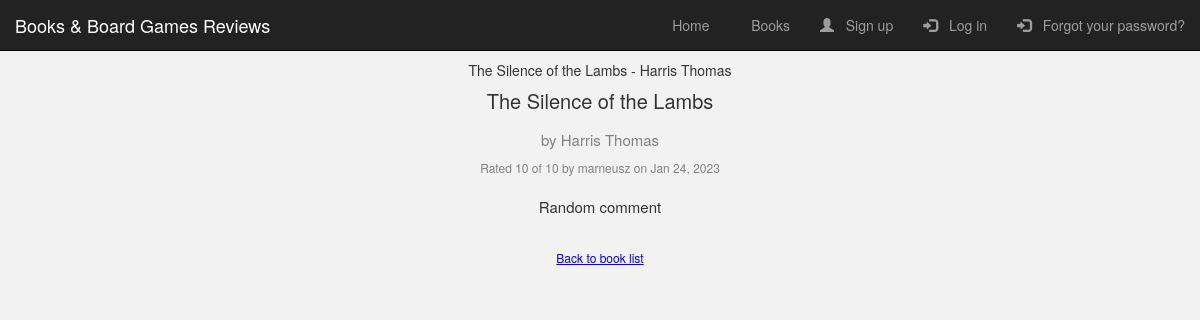
Screenshot of /books/reviews/6/ with the database file from the repository.
### books/models.py (models this page shows, shortened)
class Review(models.Model):
    RATING_CHOICES = ((i, str(i)) for i in range(10, 0, -1))
    book = models.ForeignKey(Book, on_delete=models.CASCADE)
    user = models.ForeignKey(
        settings.AUTH_USER_MODEL, default=1, on_delete=models.CASCADE
    )
    pub_date = models.DateTimeField(auto_now_add=True, verbose_name="Publication Date")
    comment = models.TextField(max_length=1024)
    rating = models.IntegerField(choices=RATING_CHOICES, default=1)
    class Meta:
        verbose_name = "Book Review"
        verbose_name_plural = "Book Reviews"
        ordering = ["-pub_date"]

class Book(models.Model):
    title = models.CharField(max_length=200)
    genre = models.CharField(max_length=100)
    author = models.ForeignKey("Author", on_delete=models.SET_NULL, null=True)
    summary = models.TextField(
        max_length=1000, help_text="Enter a brief description of the book",
    )
    class Meta:
        ordering = ["-id"]

class Author(models.Model):
    first_name = models.CharField(max_length=100)
    last_name = models.CharField(max_length=100)
    class Meta:
        ordering = ["last_name", "first_name"]
    def __str__(self) -> str:
        return f"{self.last_name} {self.first_name}"

### books/views.py (the view)
# urls.py: path("reviews/<int:review_id>/", views.review_detail, name="review_detail"),
def review_detail(request, review_id):
    review = get_object_or_404(Review, pk=review_id)
    return render(request, "books/review_detail.html", {"review": review})

### books/templates/books/review_detail.html
{% extends 'user/index.html' %}
{% load static %}
{% block title %} {{ review.book.title }} - {{ review.book.author }} {% endblock %}
{% block extra_css %}
<link rel="stylesheet" type="text/css" href="{% static 'books/review_detail.css' %}">
{% endblock %}
{% block content %}
<div class="review-detail">
  <div class="review-info">
    <h1 class="review-title">{{ review.book.title }}</h1>
    <h2 class="review-author">by {{ review.book.author }}</h2>
    <div class="review-meta">
        Rated {{ review.rating }} of 10 by {{ review.user.username }} on {{ review.pub_date|date:"M d, Y" }}
    </div>
    <div class="review-text">{{ review.comment }}</div>
  </div>
</div>
<div class="review-back">
    <a href="{% url 'book_list' %}">Back to book list</a>
</div>
{% endblock %}

### user/static/user/index.css (style rules this page uses)
body { background-color: #f2f2f2; }

### books/static/books/review_detail.css (style rules this page uses)
.review-detail { display: flex; align-items: center; justify-content: center; flex-wrap: wrap; }
.review-info { flex: 1; padding: 1rem; text-align: center; }
.review-title { margin-top: 0; font-size: 2rem; }
.review-author { font-size: 1.5rem; color: gray; margin-bottom: 1rem; }
.review-meta { font-size: 1.2rem; color: gray; margin-bottom: 2rem; }
.review-text { font-size: 1.5rem; margin-bottom: 2rem; }
.review-back { flex: 1; text-align: center; }
.review-back a { font-size: 1.2rem; text-decoration: underline; color: blue; }

### rows the page displays
Review: book "The Silence of the Lambs", book.author "Harris Thomas", rating "10", user.username "marneusz", pub_date "Jan 24, 2023", comment "Random comment"
